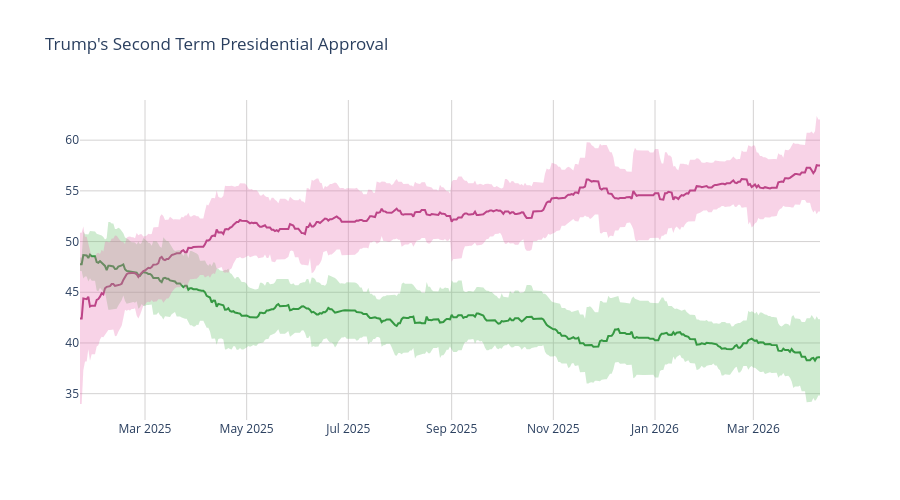

Notebook source saved alongside this figure:
### Code cell
disappr_ci_hex = "#e86eaf"
appr_ci_hex = "#60be65"
disappr_ci_rgba = "rgba(232, 110, 175, 0.3)"
appr_ci_rgba = "rgba(96, 190, 101, 0.3)"
grid_col = "#d4d2d2"


# Approve
fig = go.Figure(go.Scatter(
    x=pres['end_date'],
    y=pres['approve'],
    hovertemplate="%{y:.2f}%",
    name="<b>Approve</b>",
    line=dict(color="#228833"),
    showlegend=False
))

# Disapprove
fig.add_trace(go.Scatter(
    x=pres['end_date'],
    y=pres['disapprove'],
    hovertemplate="%{y:.2f}%",
    name="<b>Disapprove</b>",
    line=dict(color="#aa3377"),
    showlegend=False
    )
)

# Approve CI
fig.add_traces([

    # Upper bound
    go.Scatter(
        x=pres['end_date'],
        y=pres['approve_upper_ci'],
        marker=dict(color=appr_ci_hex),
        line=dict(width=0),
        mode='lines',
        showlegend=False,
        hoverinfo="skip"
    ),

    # Lower bound
    go.Scatter(
        x=pres['end_date'],
        y=pres['approve_lower_ci'],
        marker=dict(color=appr_ci_hex),
        line=dict(width=0),
        mode='lines',
        fillcolor=appr_ci_rgba,
        fill="tonexty",
        showlegend=False,
        hoverinfo="skip"
    )
])

# Disapprove CI
fig.add_traces([

    # Upper bound
    go.Scatter(
        x=pres['end_date'],
        y=pres['disapprove_upper_ci'],
        marker=dict(color=disappr_ci_hex),
        line=dict(width=0),
        mode='lines',
        showlegend=False,
        hoverinfo="skip"
    ),

    # Lower bound
    go.Scatter(
        x=pres['end_date'],
        y=pres['disapprove_lower_ci'],
        marker=dict(color=disappr_ci_hex),
        line=dict(width=0),
        mode='lines',
        fillcolor=disappr_ci_rgba,
        fill="tonexty",
        showlegend=False,
        hoverinfo="skip"
    )
])

fig.update_layout(
    title=dict(text="Trump's Second Term Presidential Approval"),
    hovermode="x"
)

fig.update_xaxes(gridcolor=grid_col)
fig.update_yaxes(gridcolor=grid_col)

fig.update_layout(hovermode="x", hoverlabel_align="right", plot_bgcolor="rgba(0, 0, 0, 0)", height=500)
fig.show()

### Figure 1 — Plotly figure (JSON) as saved in the notebook; plotly's stock layout.template omitted (floating-point values rounded to 4 significant figures; data arrays with more than 128 entries replaced by an {"elided": "..."} marker saying what was removed)
{"data": [{"hovertemplate": "%{y:.2f}%", "line": {"color": "#228833"}, "name": "<b>Approve</b>", "showlegend": false, "type": "scatter", "x": {"elided": "445 str values"}, "y": {"elided": "445 float values"}}, {"hovertemplate": "%{y:.2f}%", "line": {"color": "#aa3377"}, "name": "<b>Disapprove</b>", "showlegend": false, "type": "scatter", "x": {"elided": "445 str values"}, "y": {"elided": "445 float values"}}, {"hoverinfo": "skip", "line": {"width": 0}, "marker": {"color": "#60be65"}, "mode": "lines", "showlegend": false, "type": "scatter", "x": {"elided": "445 str values"}, "y": {"elided": "445 float values"}}, {"fill": "tonexty", "fillcolor": "rgba(96, 190, 101, 0.3)", "hoverinfo": "skip", "line": {"width": 0}, "marker": {"color": "#60be65"}, "mode": "lines", "showlegend": false, "type": "scatter", "x": {"elided": "445 str values"}, "y": {"elided": "445 float values"}}, {"hoverinfo": "skip", "line": {"width": 0}, "marker": {"color": "#e86eaf"}, "mode": "lines", "showlegend": false, "type": "scatter", "x": {"elided": "445 str values"}, "y": {"elided": "445 float values"}}, {"fill": "tonexty", "fillcolor": "rgba(232, 110, 175, 0.3)", "hoverinfo": "skip", "line": {"width": 0}, "marker": {"color": "#e86eaf"}, "mode": "lines", "showlegend": false, "type": "scatter", "x": {"elided": "445 str values"}, "y": {"elided": "445 float values"}}], "layout": {"height": 500, "hoverlabel": {"align": "right"}, "hovermode": "x", "plot_bgcolor": "rgba(0, 0, 0, 0)", "title": {"text": "Trump's Second Term Presidential Approval"}, "xaxis": {"gridcolor": "#d4d2d2"}, "yaxis": {"gridcolor": "#d4d2d2"}}}
